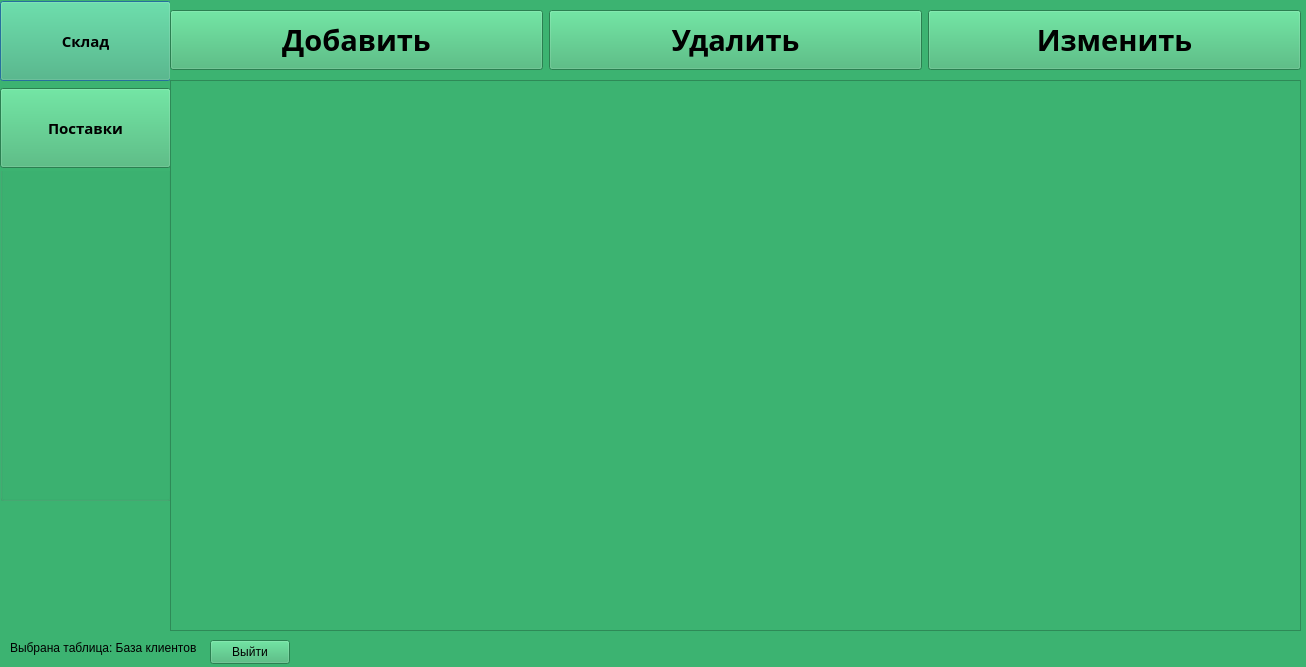
<?xml version="1.0" encoding="UTF-8"?>
<ui version="4.0">
 <class>okno_2</class>
 <widget class="QDialog" name="okno_2">
  <property name="geometry">
   <rect>
    <x>0</x>
    <y>0</y>
    <width>1306</width>
    <height>667</height>
   </rect>
  </property>
  <property name="minimumSize">
   <size>
    <width>40</width>
    <height>40</height>
   </size>
  </property>
  <property name="windowTitle">
   <string>Clients</string>
  </property>
  <property name="styleSheet">
   <string notr="true">background-color:MediumSeaGreen</string>
  </property>
  <widget class="QGroupBox" name="groupBox">
   <property name="geometry">
    <rect>
     <x>0</x>
     <y>0</y>
     <width>171</width>
     <height>501</height>
    </rect>
   </property>
   <property name="title">
    <string/>
   </property>
   <widget class="QWidget" name="layoutWidget">
    <property name="geometry">
     <rect>
      <x>0</x>
      <y>0</y>
      <width>171</width>
      <height>171</height>
     </rect>
    </property>
    <layout class="QVBoxLayout" name="verticalLayout">
     <item>
      <widget class="QPushButton" name="pushButton">
       <property name="minimumSize">
        <size>
         <width>169</width>
         <height>80</height>
        </size>
       </property>
       <property name="font">
        <font>
         <family>Source Code Pro</family>
         <pointsize>11</pointsize>
         <bold>true</bold>
        </font>
       </property>
       <property name="text">
        <string>Склад</string>
       </property>
      </widget>
     </item>
     <item>
      <widget class="QPushButton" name="pushButton_2">
       <property name="minimumSize">
        <size>
         <width>169</width>
         <height>80</height>
        </size>
       </property>
       <property name="font">
        <font>
         <family>Source Code Pro</family>
         <pointsize>11</pointsize>
         <bold>true</bold>
        </font>
       </property>
       <property name="text">
        <string>Поставки</string>
       </property>
      </widget>
     </item>
    </layout>
   </widget>
  </widget>
  <widget class="QGroupBox" name="groupBox_2">
   <property name="geometry">
    <rect>
     <x>170</x>
     <y>0</y>
     <width>1131</width>
     <height>80</height>
    </rect>
   </property>
   <property name="title">
    <string/>
   </property>
   <widget class="QWidget" name="layoutWidget">
    <property name="geometry">
     <rect>
      <x>0</x>
      <y>0</y>
      <width>1131</width>
      <height>81</height>
     </rect>
    </property>
    <layout class="QHBoxLayout" name="horizontalLayout">
     <item>
      <widget class="QPushButton" name="pushButton_3">
       <property name="minimumSize">
        <size>
         <width>372</width>
         <height>60</height>
        </size>
       </property>
       <property name="font">
        <font>
         <family>Source Code Pro</family>
         <pointsize>22</pointsize>
         <bold>true</bold>
        </font>
       </property>
       <property name="text">
        <string>Добавить</string>
       </property>
      </widget>
     </item>
     <item>
      <widget class="QPushButton" name="pushButton_4">
       <property name="minimumSize">
        <size>
         <width>373</width>
         <height>60</height>
        </size>
       </property>
       <property name="font">
        <font>
         <family>Source Code Pro</family>
         <pointsize>22</pointsize>
         <bold>true</bold>
        </font>
       </property>
       <property name="text">
        <string>Удалить</string>
       </property>
      </widget>
     </item>
     <item>
      <widget class="QPushButton" name="pushButton_5">
       <property name="minimumSize">
        <size>
         <width>372</width>
         <height>60</height>
        </size>
       </property>
       <property name="font">
        <font>
         <family>Source Code Pro</family>
         <pointsize>22</pointsize>
         <bold>true</bold>
        </font>
       </property>
       <property name="text">
        <string>Изменить</string>
       </property>
      </widget>
     </item>
    </layout>
   </widget>
  </widget>
  <widget class="QTableView" name="tableView">
   <property name="geometry">
    <rect>
     <x>170</x>
     <y>80</y>
     <width>1131</width>
     <height>551</height>
    </rect>
   </property>
  </widget>
  <widget class="QLabel" name="label">
   <property name="geometry">
    <rect>
     <x>10</x>
     <y>640</y>
     <width>191</width>
     <height>16</height>
    </rect>
   </property>
   <property name="text">
    <string>Выбрана таблица: База клиентов</string>
   </property>
  </widget>
  <widget class="QPushButton" name="pushButton_6">
   <property name="geometry">
    <rect>
     <x>210</x>
     <y>640</y>
     <width>80</width>
     <height>24</height>
    </rect>
   </property>
   <property name="text">
    <string>Выйти</string>
   </property>
  </widget>
 </widget>
 <resources/>
 <connections/>
</ui>
